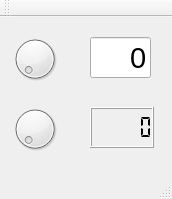
<?xml version="1.0" encoding="UTF-8"?>
<ui version="4.0">
 <class>MainWindow</class>
 <widget class="QMainWindow" name="MainWindow">
  <property name="geometry">
   <rect>
    <x>0</x>
    <y>0</y>
    <width>172</width>
    <height>199</height>
   </rect>
  </property>
  <property name="windowTitle">
   <string>MainWindow</string>
  </property>
  <widget class="QWidget" name="centralWidget">
   <widget class="QDial" name="dial_1">
    <property name="geometry">
     <rect>
      <x>10</x>
      <y>10</y>
      <width>50</width>
      <height>64</height>
     </rect>
    </property>
   </widget>
   <widget class="QDial" name="dial_2">
    <property name="geometry">
     <rect>
      <x>10</x>
      <y>80</y>
      <width>50</width>
      <height>64</height>
     </rect>
    </property>
   </widget>
   <widget class="QLCDNumber" name="lcdNumber">
    <property name="geometry">
     <rect>
      <x>90</x>
      <y>90</y>
      <width>64</width>
      <height>41</height>
     </rect>
    </property>
    <property name="segmentStyle">
     <enum>QLCDNumber::Flat</enum>
    </property>
   </widget>
   <widget class="QLineEdit" name="lineEdit">
    <property name="geometry">
     <rect>
      <x>90</x>
      <y>20</y>
      <width>61</width>
      <height>41</height>
     </rect>
    </property>
    <property name="font">
     <font>
      <pointsize>22</pointsize>
     </font>
    </property>
    <property name="text">
     <string>0</string>
    </property>
    <property name="alignment">
     <set>Qt::AlignRight|Qt::AlignTrailing|Qt::AlignVCenter</set>
    </property>
   </widget>
  </widget>
  <widget class="QMenuBar" name="menuBar">
   <property name="geometry">
    <rect>
     <x>0</x>
     <y>0</y>
     <width>172</width>
     <height>15</height>
    </rect>
   </property>
  </widget>
  <widget class="QToolBar" name="mainToolBar">
   <attribute name="toolBarArea">
    <enum>TopToolBarArea</enum>
   </attribute>
   <attribute name="toolBarBreak">
    <bool>false</bool>
   </attribute>
  </widget>
  <widget class="QStatusBar" name="statusBar"/>
 </widget>
 <layoutdefault spacing="6" margin="11"/>
 <resources/>
 <connections>
  <connection>
   <sender>dial_2</sender>
   <signal>valueChanged(int)</signal>
   <receiver>lcdNumber</receiver>
   <slot>display(int)</slot>
   <hints>
    <hint type="sourcelabel">
     <x>29</x>
     <y>147</y>
    </hint>
    <hint type="destinationlabel">
     <x>110</x>
     <y>144</y>
    </hint>
   </hints>
  </connection>
 </connections>
</ui>
